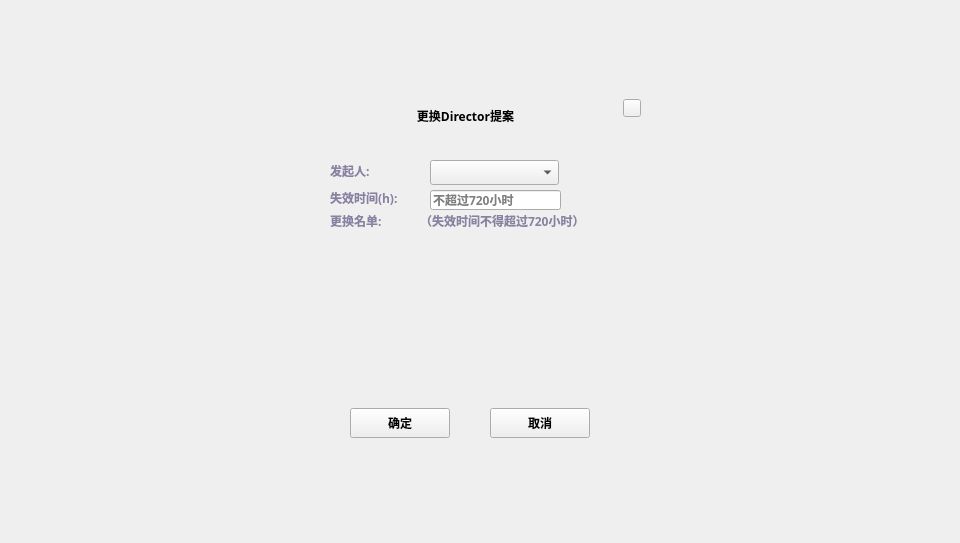
<?xml version="1.0" encoding="UTF-8"?>
<ui version="4.0">
 <class>SenatorChangeSenatorDialog</class>
 <widget class="QDialog" name="SenatorChangeSenatorDialog">
  <property name="geometry">
   <rect>
    <x>0</x>
    <y>0</y>
    <width>960</width>
    <height>543</height>
   </rect>
  </property>
  <property name="windowTitle">
   <string>Dialog</string>
  </property>
  <widget class="QWidget" name="widget" native="true">
   <property name="geometry">
    <rect>
     <x>0</x>
     <y>0</y>
     <width>960</width>
     <height>543</height>
    </rect>
   </property>
   <property name="font">
    <font>
     <family>Microsoft YaHei UI Light</family>
     <weight>75</weight>
     <bold>true</bold>
    </font>
   </property>
   <widget class="QWidget" name="containerWidget" native="true">
    <property name="geometry">
     <rect>
      <x>280</x>
      <y>90</y>
      <width>371</width>
      <height>361</height>
     </rect>
    </property>
    <property name="font">
     <font>
      <family>微软雅黑</family>
     </font>
    </property>
    <widget class="QToolButton" name="cancelBtn">
     <property name="geometry">
      <rect>
       <x>210</x>
       <y>318</y>
       <width>100</width>
       <height>30</height>
      </rect>
     </property>
     <property name="font">
      <font>
       <family>Microsoft YaHei UI Light</family>
       <weight>75</weight>
       <bold>true</bold>
      </font>
     </property>
     <property name="cursor">
      <cursorShape>PointingHandCursor</cursorShape>
     </property>
     <property name="styleSheet">
      <string notr="true"/>
     </property>
     <property name="text">
      <string>取消</string>
     </property>
    </widget>
    <widget class="QLabel" name="nameLabel">
     <property name="geometry">
      <rect>
       <x>80</x>
       <y>10</y>
       <width>211</width>
       <height>31</height>
      </rect>
     </property>
     <property name="font">
      <font>
       <family>Microsoft YaHei UI Light</family>
       <weight>75</weight>
       <bold>true</bold>
      </font>
     </property>
     <property name="text">
      <string>更换Director提案</string>
     </property>
     <property name="alignment">
      <set>Qt::AlignCenter</set>
     </property>
    </widget>
    <widget class="QToolButton" name="okBtn">
     <property name="geometry">
      <rect>
       <x>70</x>
       <y>318</y>
       <width>100</width>
       <height>30</height>
      </rect>
     </property>
     <property name="font">
      <font>
       <family>Microsoft YaHei UI Light</family>
       <weight>75</weight>
       <bold>true</bold>
      </font>
     </property>
     <property name="cursor">
      <cursorShape>PointingHandCursor</cursorShape>
     </property>
     <property name="styleSheet">
      <string notr="true"/>
     </property>
     <property name="text">
      <string>确定</string>
     </property>
    </widget>
    <widget class="QToolButton" name="closeBtn">
     <property name="geometry">
      <rect>
       <x>343</x>
       <y>9</y>
       <width>18</width>
       <height>18</height>
      </rect>
     </property>
     <property name="cursor">
      <cursorShape>PointingHandCursor</cursorShape>
     </property>
     <property name="focusPolicy">
      <enum>Qt::NoFocus</enum>
     </property>
     <property name="styleSheet">
      <string notr="true"/>
     </property>
     <property name="text">
      <string/>
     </property>
    </widget>
    <widget class="QComboBox" name="account">
     <property name="geometry">
      <rect>
       <x>150</x>
       <y>70</y>
       <width>129</width>
       <height>25</height>
      </rect>
     </property>
    </widget>
    <widget class="QLabel" name="label">
     <property name="geometry">
      <rect>
       <x>50</x>
       <y>70</y>
       <width>101</width>
       <height>21</height>
      </rect>
     </property>
     <property name="styleSheet">
      <string notr="true">QLabel{color: rgb(137,129,161);
font: 11px &quot;Microsoft YaHei UI Light&quot;;}</string>
     </property>
     <property name="text">
      <string>发起人:</string>
     </property>
    </widget>
    <widget class="QLabel" name="label_2">
     <property name="geometry">
      <rect>
       <x>50</x>
       <y>120</y>
       <width>91</width>
       <height>21</height>
      </rect>
     </property>
     <property name="styleSheet">
      <string notr="true">QLabel{color: rgb(137,129,161);
font: 11px &quot;Microsoft YaHei UI Light&quot;;}</string>
     </property>
     <property name="text">
      <string>更换名单:</string>
     </property>
    </widget>
    <widget class="QLabel" name="label_3">
     <property name="geometry">
      <rect>
       <x>140</x>
       <y>120</y>
       <width>211</width>
       <height>21</height>
      </rect>
     </property>
     <property name="styleSheet">
      <string notr="true">QLabel{color: rgb(137,129,161);
font: 11px &quot;Microsoft YaHei UI Light&quot;;}</string>
     </property>
     <property name="text">
      <string>（失效时间不得超过720小时）</string>
     </property>
    </widget>
    <widget class="ChangeSenatorSwitchWidget" name="replaceWidget" native="true">
     <property name="geometry">
      <rect>
       <x>50</x>
       <y>148</y>
       <width>290</width>
       <height>150</height>
      </rect>
     </property>
    </widget>
    <widget class="QLabel" name="label_4">
     <property name="geometry">
      <rect>
       <x>50</x>
       <y>97</y>
       <width>91</width>
       <height>21</height>
      </rect>
     </property>
     <property name="styleSheet">
      <string notr="true">QLabel{color: rgb(137,129,161);
font: 11px &quot;Microsoft YaHei UI Light&quot;;}</string>
     </property>
     <property name="text">
      <string>失效时间(h):</string>
     </property>
    </widget>
    <widget class="QLineEdit" name="lineEdit_expTime">
     <property name="geometry">
      <rect>
       <x>150</x>
       <y>100</y>
       <width>131</width>
       <height>20</height>
      </rect>
     </property>
     <property name="placeholderText">
      <string>不超过720小时</string>
     </property>
    </widget>
   </widget>
  </widget>
 </widget>
 <customwidgets>
  <customwidget>
   <class>ChangeSenatorSwitchWidget</class>
   <extends>QWidget</extends>
   <header>citizen/ChangeSenatorSwitchWidget.h</header>
   <container>1</container>
  </customwidget>
 </customwidgets>
 <resources/>
 <connections/>
</ui>
